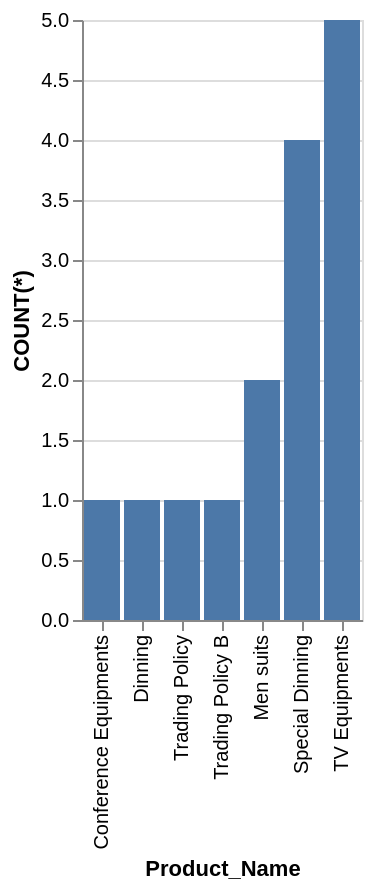

Here is the Vega-Lite specification saved for this chart:
### Vega-Lite specification from a JSON file in a GitHub repository (floating-point values rounded to 4 significant figures)
{"data": {"values": [{"x_data": "Conference Equipments", "y_data": 1}, {"x_data": "Dinning", "y_data": 1}, {"x_data": "Trading Policy", "y_data": 1}, {"x_data": "Trading Policy B", "y_data": 1}, {"x_data": "Men suits", "y_data": 2}, {"x_data": "Special Dinning", "y_data": 4}, {"x_data": "TV Equipments", "y_data": 5}]}, "mark": "bar", "encoding": {"x": {"field": "x_data", "type": "nominal", "title": "Product_Name", "sort": {"op": "sum", "field": "y_data", "order": "ascending"}}, "y": {"field": "y_data", "type": "quantitative", "title": "COUNT(*)"}}}
